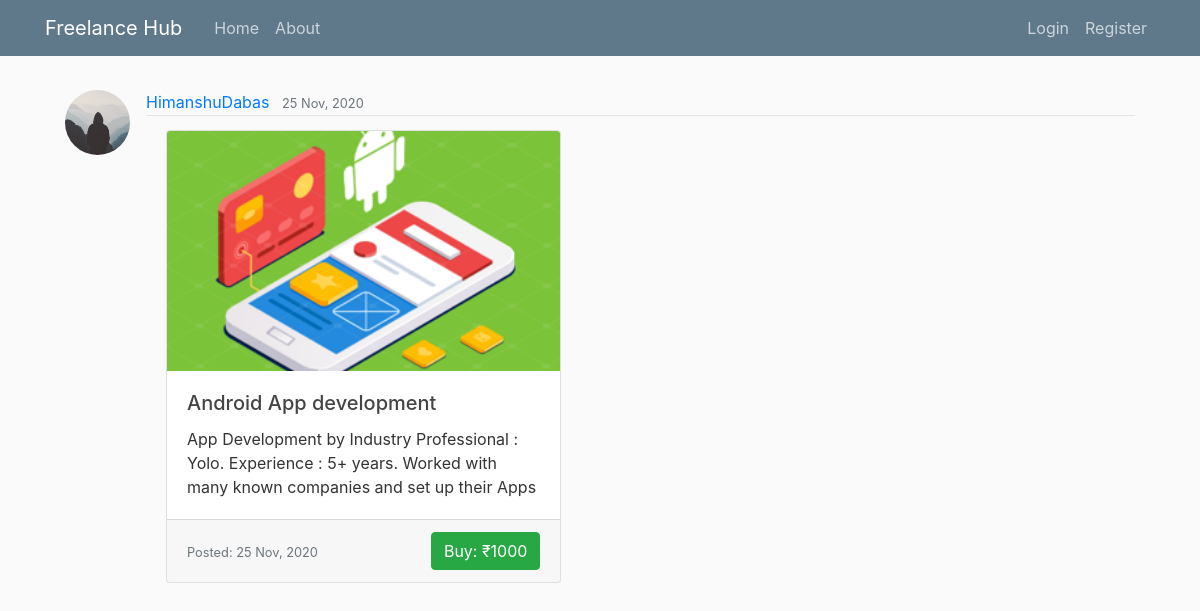
The app's page /post/4 with its own data.
### freelancehub/models.py (models this page shows, shortened)
class User(db.Model, UserMixin):
    id = db.Column(db.Integer, primary_key=True)
    username = db.Column(db.String(20), unique=True, nullable=False)
    email = db.Column(db.String(120), unique=True, nullable=False)
    image_file = db.Column(db.String(20), nullable=False, default='default.jpg')
    password = db.Column(db.String(60), nullable=False)
    posts = db.relationship('Post', backref='author', lazy=True)

class Post(db.Model):
    id = db.Column(db.Integer, primary_key=True)
    title = db.Column(db.String(100), nullable=False)
    image_file = db.Column(db.String(20), nullable=False, default='default_service.png')
    price = db.Column(db.Integer, nullable=False)
    date_posted = db.Column(db.DateTime, nullable=False, default=datetime.utcnow)
    content = db.Column(db.Text, nullable=False)
    user_id = db.Column(db.Integer, db.ForeignKey('user.id'), nullable=False)
    listed = db.Column(db.Integer, nullable=False, default=1)

### freelancehub/posts/routes.py (the view)
@posts.route("/post/<int:post_id>")
def post(post_id):
    post = Post.query.get_or_404(post_id)
    return render_template('post.html', title=post.title, post=post)

### freelancehub/templates/post.html (shortened to what this page needs)
{% extends "layout.html" %}
{% block content %}
  {% if post.listed or post.author == current_user %}
    <article class="media content-section">
      <img class="rounded-circle article-img" src="{{ url_for('static', filename='profile_pics/' + post.author.image_file) }}">
      <div class="media-body">
        <div class="article-metadata">
          <a class="mr-2" href="{{ url_for('users.user_posts', username=post.author.username) }}">{{ post.author.username }}</a>
          <small class="text-muted">{{ post.date_posted.strftime('%d %b, %Y') }}</small>
        </div>
        <article class="media content-section">
          <div class="card col-md-5 p-0">
            <img class="card-img-top" src="{{ url_for('static', filename='post_pics/' + post.image_file) }}" alt="Service Image">
            <div class="card-body">
              <h5 class="card-title">{{ post.title }}</h5>
              <p class="card-text">{{ post.content }}</p>
            </div>
            <div class="card-footer">
              <div class="d-flex" style="align-items:center;justify-content:center;">
                <div>
                  <small class="text-muted">Posted: {{ post.date_posted.strftime('%d %b, %Y') }}</small>
                </div>
                <div class="ml-auto">
                  <a href="{{ url_for('services.checkout', post_id=post.id) }}" class="btn btn-success">Buy: ₹{{ post.price }}</a>
                </div>
              </div>
            </div>
          </div>
        </article>
      </div>
    </article>
  {% else %}
    <h2 class="text-center">
      Sorry, this service has been unlisted by the owner.
    </h2>
  {% endif %}
{% endblock content %}

### freelancehub/static/main.css (style rules this page uses)
body { background: #fafafa; color: #333333; margin-top: 5rem; }
h1, h2, h3, h4, h5, h6 { color: #444444; }
.content-section { padding: 10px 20px; border-radius: 3px; margin-bottom: 20px; }
.article-img { height: 65px; width: 65px; margin-right: 16px; }
.article-metadata { padding-bottom: 1px; margin-bottom: 4px; border-bottom: 1px solid #e3e3e3 }
img.card-img-top { max-width: 100%; max-height: 20vw; object-fit: cover; }

### records on screen
User: image_file (placeholder picture), author.username "HimanshuDabas"
Post: date_posted "25 Nov, 2020", image_file (picture), title "Android App development", content "App Development by Industry Professional : Yolo. Experience : 5+ years. Worked with many known companies and set up their Apps", price "1000"
